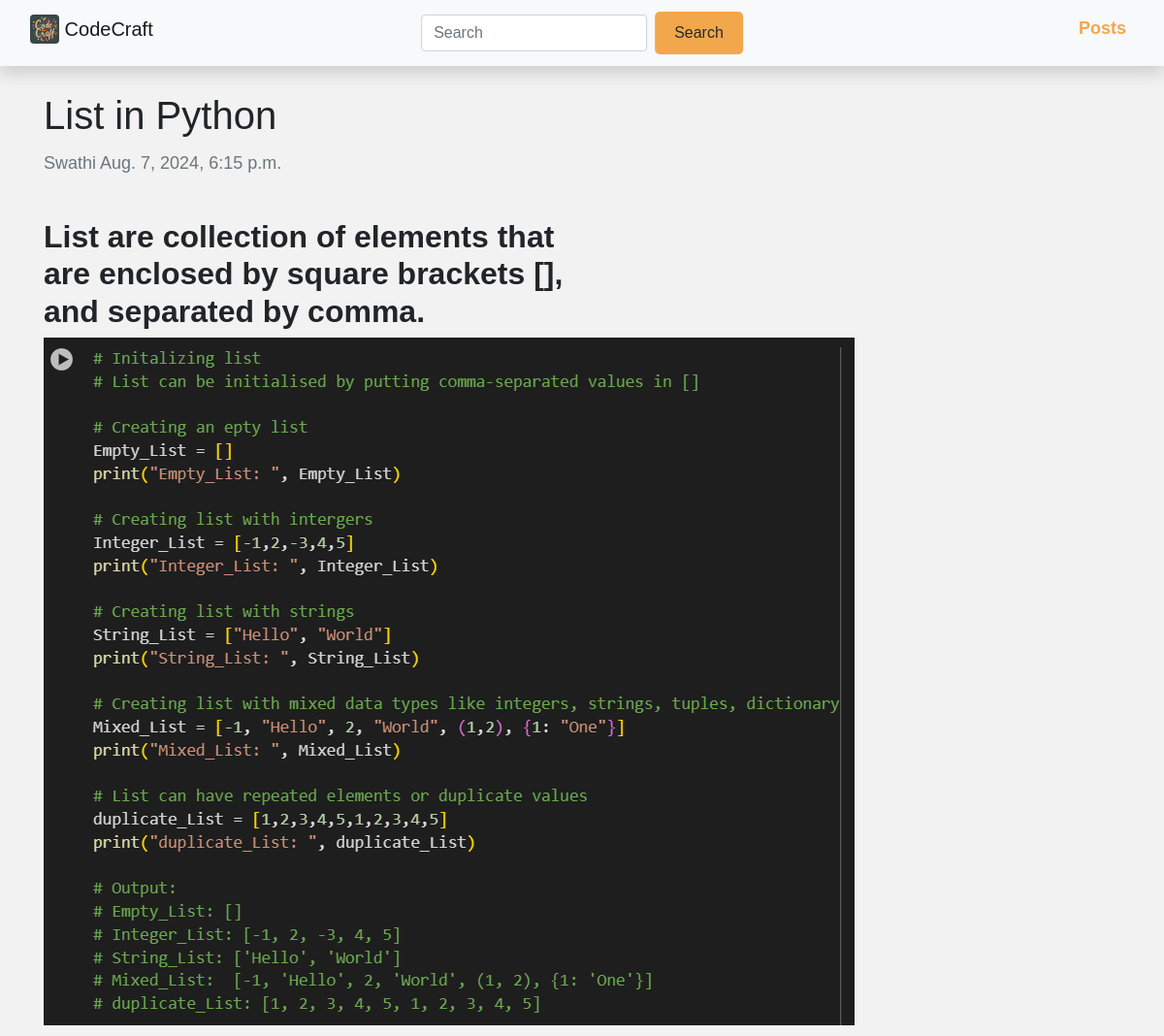
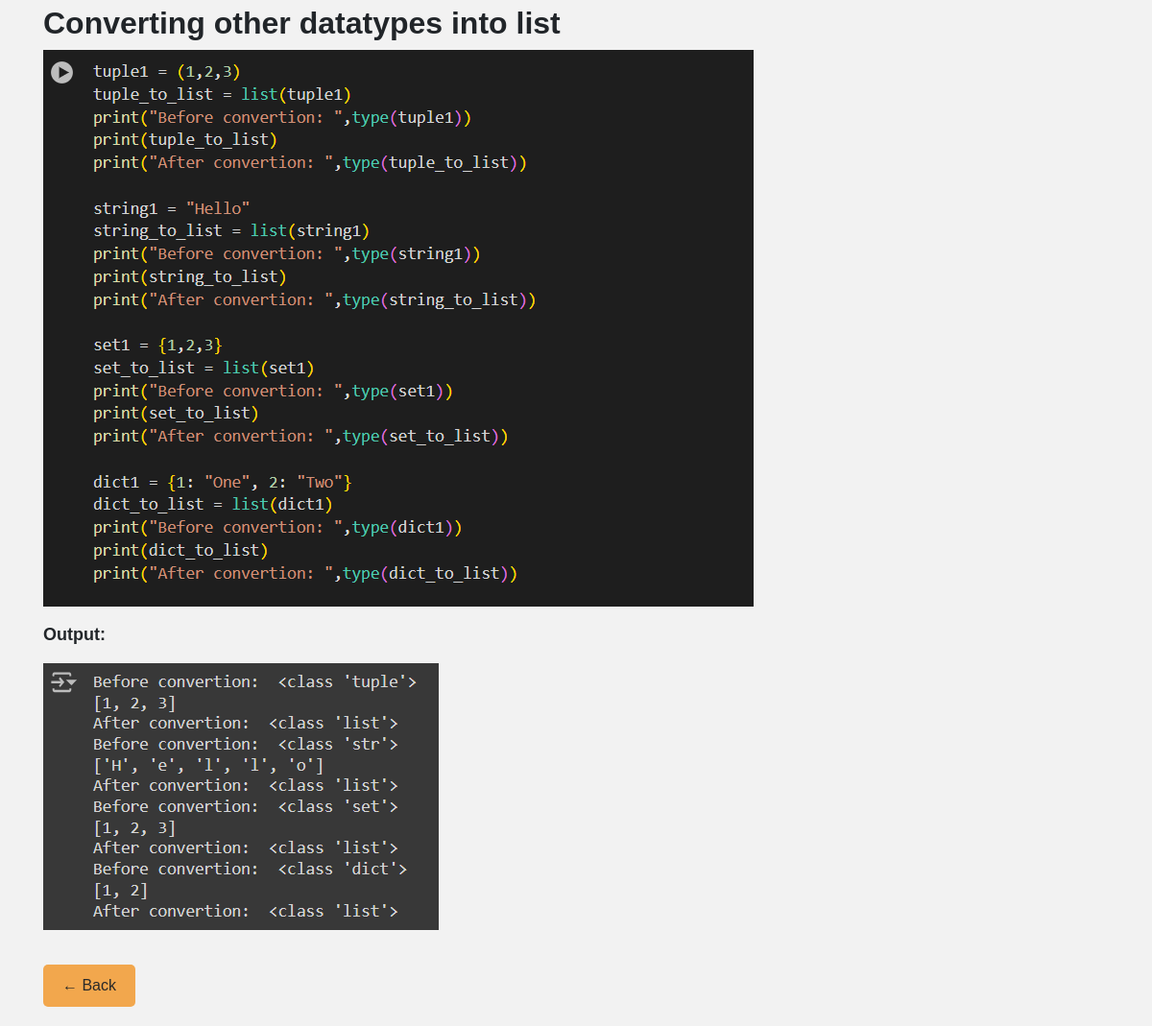
/listinpython/, run on the app's committed database (2 pictures, top to bottom).
### blog/models.py (models this page shows, shortened)
class Post(models.Model):
	title = models.CharField(max_length=200, unique=True)
	slug = models.SlugField(max_length=300, unique=True)
	author = models.ForeignKey(User, on_delete= models.CASCADE)
	updated_on = models.DateTimeField(auto_now= True)
	created_on = models.DateTimeField()
	content = RichTextUploadingField()
	metades = models.CharField(max_length=200, default="new post")
	status = models.IntegerField(choices=STATUS, default=0)
	image = models.ImageField(upload_to='images/', null=True, blank=True)
	class Meta:
		ordering = ['-created_on']

### blog/views.py (the view)
# urls.py: path('<slug:slug>/', PostDetailView.as_view(), name='post_detail'),
class PostDetailView(generic.DetailView):
    model = Post
    template_name = "post.html"

### blog/templates/post.html (shortened to what this page needs)
{% extends 'base.html' %}  {% block content %}
<div class="container">
  <div class="row">
    <div class="col-md-6 left">
      <h1 class="card-title">
        {% block title %} {{ object.title }} {% endblock title %}
      </h1>
      <p class="text-muted">{{ object.author }} {{ object.created_on }}</p>
      <div class="post-content">{{ object.content|safe }}</div>
      <span
        ><a class="btn btn-custom" href="{% url 'posts' %}"> ← Back</a></span
      >
    </div>
  </div>
</div>
{% endblock content %}

### blog/templates/base.html (style rules this page uses)
html, body { height: 100%; }
body { font-family: sans-serif; font-size: 18px; background-color: #f2f2f2; display: flex; flex-direction: column; font-family: "Rubik", sans-serif; margin: 0; padding: 0; box-sizing: border-box; }
:root { --light: #ffffff; --dark: #000; --hover-color: #8B74F2; }
a { text-decoration: none; color: var(--dark); font-weight: 400; transition: 0.3s ease-in; border-bottom: 1px solid transparent; margin-bottom: 0.5rem; display: inline-flex; }
.btn-custom { background-color: #f2a74d; color: #292929; border: none; padding: 10px 20px; border-radius: 5px; transition: background-color 0.3s ease; }

### blog/templates/post.html (style rules this page uses)
a { text-align: center; text-decoration: none; }
.btn-custom { background-color: #f2a74d; color: #292929; border: none; margin: 20px 0px; }

### data on the page
Post: title "List in Python", author "Swathi", created_on "Aug. 7, 2024, 6:15 p.m.", content "List are collection of elements that are enclosed by square brackets [], and separated by comma. Converting other datatypes into list Output:", content (picture)
